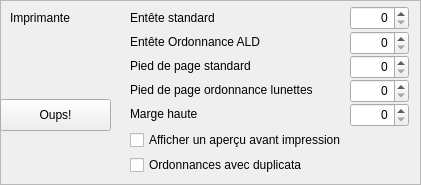
           <widget class="QFrame" name="Imprimanteframe">
            <property name="minimumSize">
             <size>
              <width>421</width>
              <height>185</height>
             </size>
            </property>
            <property name="maximumSize">
             <size>
              <width>421</width>
              <height>16777215</height>
             </size>
            </property>
            <property name="contextMenuPolicy">
             <enum>Qt::NoContextMenu</enum>
            </property>
            <property name="frameShape">
             <enum>QFrame::StyledPanel</enum>
            </property>
            <property name="frameShadow">
             <enum>QFrame::Raised</enum>
            </property>
            <widget class="QLabel" name="Imprimantelabel">
             <property name="geometry">
              <rect>
               <x>10</x>
               <y>10</y>
               <width>71</width>
               <height>16</height>
              </rect>
             </property>
             <property name="contextMenuPolicy">
              <enum>Qt::NoContextMenu</enum>
             </property>
             <property name="text">
              <string>Imprimante</string>
             </property>
            </widget>
            <widget class="QLabel" name="Entetelabel">
             <property name="geometry">
              <rect>
               <x>130</x>
               <y>10</y>
               <width>210</width>
               <height>16</height>
              </rect>
             </property>
             <property name="contextMenuPolicy">
              <enum>Qt::NoContextMenu</enum>
             </property>
             <property name="text">
              <string>Entête standard</string>
             </property>
            </widget>
            <widget class="QLabel" name="EnteteALDlabel">
             <property name="geometry">
              <rect>
               <x>130</x>
               <y>34</y>
               <width>210</width>
               <height>16</height>
              </rect>
             </property>
             <property name="contextMenuPolicy">
              <enum>Qt::NoContextMenu</enum>
             </property>
             <property name="text">
              <string>Entête Ordonnance ALD</string>
             </property>
            </widget>
            <widget class="QLabel" name="PiedDePagelabel">
             <property name="geometry">
              <rect>
               <x>130</x>
               <y>58</y>
               <width>210</width>
               <height>16</height>
              </rect>
             </property>
             <property name="contextMenuPolicy">
              <enum>Qt::NoContextMenu</enum>
             </property>
             <property name="text">
              <string>Pied de page standard</string>
             </property>
            </widget>
            <widget class="QLabel" name="TopMargelabel">
             <property name="geometry">
              <rect>
               <x>130</x>
               <y>106</y>
               <width>210</width>
               <height>16</height>
              </rect>
             </property>
             <property name="contextMenuPolicy">
              <enum>Qt::NoContextMenu</enum>
             </property>
             <property name="text">
              <string>Marge haute</string>
             </property>
            </widget>
            <widget class="QLabel" name="PiedDePageOrdoLunetteslabel">
             <property name="geometry">
              <rect>
               <x>130</x>
               <y>82</y>
               <width>210</width>
               <height>16</height>
              </rect>
             </property>
             <property name="contextMenuPolicy">
              <enum>Qt::NoContextMenu</enum>
             </property>
             <property name="text">
              <string>Pied de page ordonnance lunettes</string>
             </property>
            </widget>
            <widget class="QSpinBox" name="EntetespinBox">
             <property name="geometry">
              <rect>
               <x>350</x>
               <y>6</y>
               <width>59</width>
               <height>24</height>
              </rect>
             </property>
             <property name="contextMenuPolicy">
              <enum>Qt::NoContextMenu</enum>
             </property>
             <property name="alignment">
              <set>Qt::AlignRight|Qt::AlignTrailing|Qt::AlignVCenter</set>
             </property>
            </widget>
            <widget class="QSpinBox" name="EnteteALDspinBox">
             <property name="geometry">
              <rect>
               <x>350</x>
               <y>31</y>
               <width>59</width>
               <height>24</height>
              </rect>
             </property>
             <property name="contextMenuPolicy">
              <enum>Qt::NoContextMenu</enum>
             </property>
             <property name="alignment">
              <set>Qt::AlignRight|Qt::AlignTrailing|Qt::AlignVCenter</set>
             </property>
            </widget>
            <widget class="QSpinBox" name="PiedDePagespinBox">
             <property name="geometry">
              <rect>
               <x>350</x>
               <y>55</y>
               <width>59</width>
               <height>24</height>
              </rect>
             </property>
             <property name="contextMenuPolicy">
              <enum>Qt::NoContextMenu</enum>
             </property>
             <property name="alignment">
              <set>Qt::AlignRight|Qt::AlignTrailing|Qt::AlignVCenter</set>
             </property>
            </widget>
            <widget class="QSpinBox" name="PiedDePageOrdoLunettesspinBox">
             <property name="geometry">
              <rect>
               <x>350</x>
               <y>79</y>
               <width>59</width>
               <height>24</height>
              </rect>
             </property>
             <property name="contextMenuPolicy">
              <enum>Qt::NoContextMenu</enum>
             </property>
             <property name="alignment">
              <set>Qt::AlignRight|Qt::AlignTrailing|Qt::AlignVCenter</set>
             </property>
            </widget>
            <widget class="QSpinBox" name="TopMargespinBox">
             <property name="geometry">
              <rect>
               <x>350</x>
               <y>103</y>
               <width>59</width>
               <height>24</height>
              </rect>
             </property>
             <property name="contextMenuPolicy">
              <enum>Qt::NoContextMenu</enum>
             </property>
             <property name="alignment">
              <set>Qt::AlignRight|Qt::AlignTrailing|Qt::AlignVCenter</set>
             </property>
            </widget>
            <widget class="QPushButton" name="OupspushButton">
             <property name="geometry">
              <rect>
               <x>0</x>
               <y>99</y>
               <width>111</width>
               <height>32</height>
              </rect>
             </property>
             <property name="focusPolicy">
              <enum>Qt::NoFocus</enum>
             </property>
             <property name="contextMenuPolicy">
              <enum>Qt::NoContextMenu</enum>
             </property>
             <property name="text">
              <string>Oups!</string>
             </property>
             <property name="icon">
              <iconset resource="Images/images.qrc">
               <normaloff>:/damn-icon.png</normaloff>:/damn-icon.png</iconset>
             </property>
             <property name="iconSize">
              <size>
               <width>45</width>
               <height>45</height>
              </size>
             </property>
            </widget>
            <widget class="QCheckBox" name="ApercuImpressioncheckBox">
             <property name="geometry">
              <rect>
               <x>130</x>
               <y>130</y>
               <width>271</width>
               <height>20</height>
              </rect>
             </property>
             <property name="contextMenuPolicy">
              <enum>Qt::NoContextMenu</enum>
             </property>
             <property name="text">
              <string>Afficher un aperçu avant impression</string>
             </property>
            </widget>
            <widget class="QCheckBox" name="OrdoAvecDuplicheckBox">
             <property name="geometry">
              <rect>
               <x>130</x>
               <y>155</y>
               <width>271</width>
               <height>20</height>
              </rect>
             </property>
             <property name="contextMenuPolicy">
              <enum>Qt::NoContextMenu</enum>
             </property>
             <property name="text">
              <string>Ordonnances avec duplicata</string>
             </property>
             <property name="autoExclusive">
              <bool>false</bool>
             </property>
            </widget>
           </widget>
